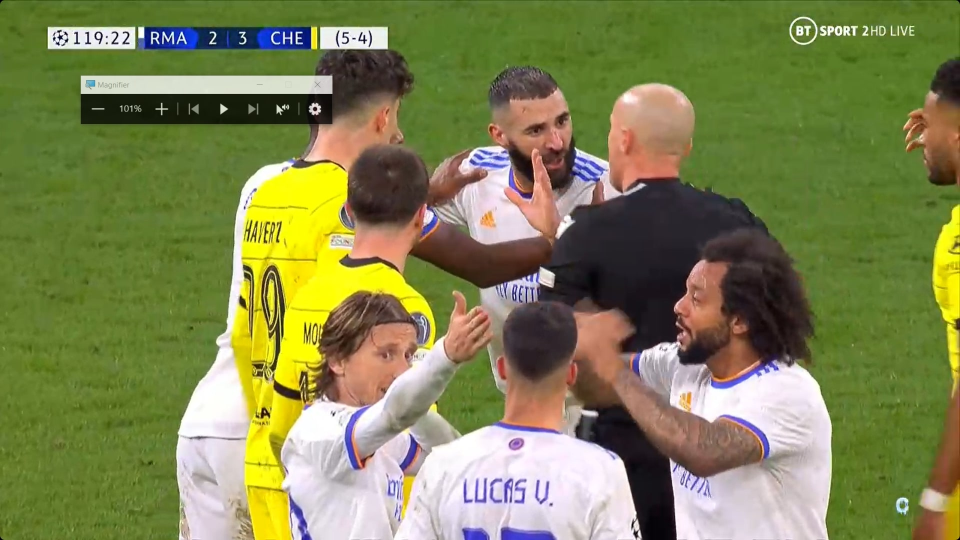
#> input picture image.jpg, 1920 x 1080 px (shown at 1/2 size)
$ python main.py
#> lines starting #> are read from the running program, lines starting #| are printed output that depends on the picture
import pathlib
import json
import os
import math
import random

import numpy as np
import cv2

# for getting avg color of all the jpg in dataset
def get_average_color(img):
    average_color = np.average(np.average(img, axis=0), axis=0)
    average_color = np.around(average_color, decimals=-1)       # helps user to evenly round array elements to the given number of decimals
    average_color = tuple(int(i) for i in average_color)
    return average_color

def get_closest_color(color, colors):                           # (i/p img tile, o/p img tile)
    cr, cg, cb = color

    min_difference = float("inf")
    closest_color = None
    for c in colors:
        r, g, b = eval(c)
        difference = math.sqrt((r - cr) ** 2 + (g - cg) ** 2 + (b - cb) ** 2)       # distance formula
        if difference < min_difference:                                             # updat'g min_diff
            min_difference = difference
            closest_color = eval(c)

    return closest_color

if "cache.json" not in os.listdir():
    imgs_dir = pathlib.Path("animals")
    images = list(imgs_dir.glob("*\\*.jpg"))

    data = {}
    for img_path in images:
        img = cv2.imread(str(img_path))
        average_color = get_average_color(img)
        if str(tuple(average_color)) in data:
            data[str(tuple(average_color))].append(str(img_path))       # appending values in the existing key
        else:
            data[str(tuple(average_color))] = [str(img_path)]           # creating new key value pair
    with open("cache.json", "w") as file:
        json.dump(data, file, indent=2, sort_keys=True)                 # writing in cache.json
    print("Caching done")

with open("cache.json", "r") as file:
#> (reads cache.json from the repository)
    data = json.load(file)                                              # assig'g "data" with "cache"

img = cv2.imread("image.jpg")
#> img is the input picture: shape (1080, 1920, 3); mean B, G, R 81.3, 131.4, 127.6
img_height, img_width, _ = img.shape        # _ -> extra channel info
#> img_height = 1080; img_width = 1920
tile_height, tile_width = 50, 50
num_tiles_h, num_tiles_w = img_height // tile_height, img_width // tile_width       # calculating no of tiles per height and width
#> num_tiles_h = 21; num_tiles_w = 38
img = img[:tile_height * num_tiles_h, :tile_width * num_tiles_w]
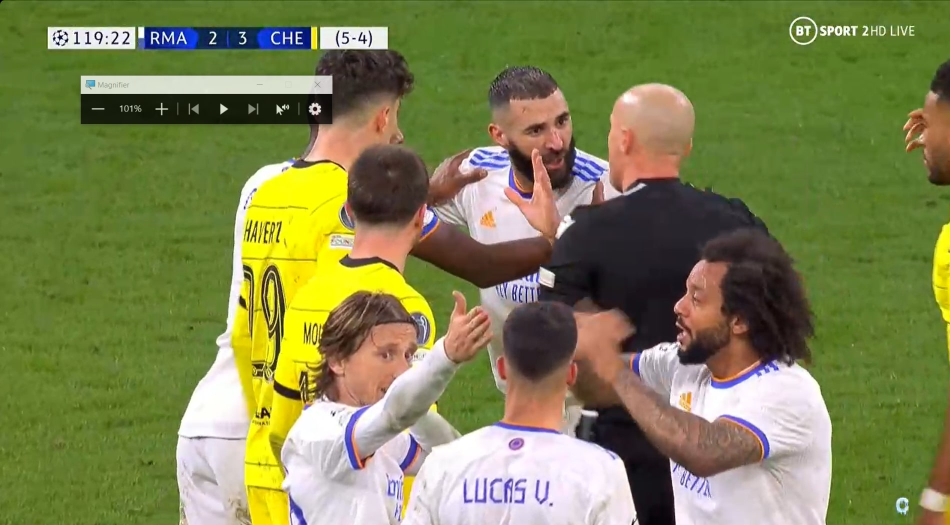
#> img: shape (1050, 1900, 3) (shown at 1/2 size); mean B, G, R 80, 130.4, 126.2

tiles = []
for y in range(0, img_height, tile_height):
    for x in range(0, img_width, tile_width):
        tiles.append((y, y + tile_height, x, x + tile_width))           # 4 coord. of all pixels

for tile in tiles:
    y0, y1, x0, x1 = tile                   # values for tile size in i/p img
#> y0 = 0; y1 = 50; x0 = 0; x1 = 50
    try:
        average_color = get_average_color(img[y0:y1, x0:x1])
#> in get_average_color, `average_color = np.average(np.average(img, axis=0), axis=0)`: average_color = [35.39, 113.4, 84.97]
#> in get_average_color, `average_color = np.average(np.average(img, axis=0), axis=0)`:
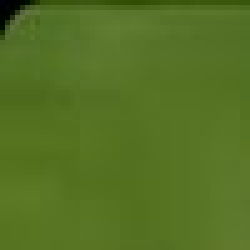
#> img: shape (50, 50, 3) (shown 5 times larger); mean of channels 0, 1, 2 35.4, 113.4, 85; drawn as B, G, R
#> in get_average_color, `average_color = np.around(average_color, decimals=-1)`: average_color = [40, 110, 80]
#> in get_average_color, `average_color = tuple(int(i) for i in average_color)`: average_color = (40, 110, 80)
#> average_color = (40, 110, 80)
    except Exception:
        continue
    closest_color = get_closest_color(average_color, data.keys())
#> in get_closest_color, `cr, cg, cb = color`: cr = 40; cg = 110; cb = 80
#> the loop in get_closest_color, `for c in colors:` made 1271 passes
#> (difference, min_difference) on passes 1, 2, 3, 7, 627, 628, 768, 817: (136.4, 136.4), (123.3, 123.3), (106.3, 106.3), (37.42, 37.42), (30, 30), (22.36, 22.36), (14.14, 14.14), (10, 10)
#> difference on passes 4, 5, 6, 8, 9, 10: 125.7, 120.4, 115.8, 86.02, 51.96, 65.57
#> after the loop in get_closest_color, `for c in colors:`: closest_color = (40, 110, 90); min_difference = 10
#> closest_color = (40, 110, 90)

    i_path = random.choice(data[str(closest_color)])                    # randomly selecting img in same key
#> i_path = 'animals\\fly\\6ebdafaf48.jpg'
    i = cv2.imread(i_path)
#> (the run stopped early here; a loop or call above may not have finished)
